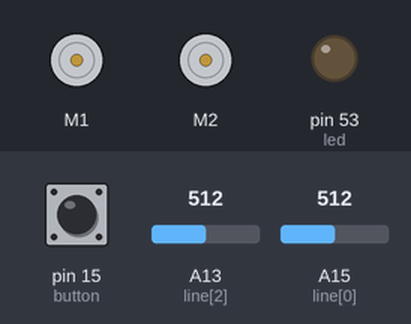
A sketch run on a simulated Arduino Mega 2560, built with avr-gcc and run on an emulated ATmega2560. On the bench: 2 × DC motor (green arrow = forward, orange = backward, longer = faster), output pins drawn as LEDs (lit = HIGH). Inputs (shaded band) come from the test bench; at power-on: pin 15 (button) HIGH, A15 (line[0]) = 512, A13 (line[2]) = 512.

Above: at 0.8 s.
0.9 s: pin 15 (button) pulled LOW for 0.15 s
At 2.1 s:
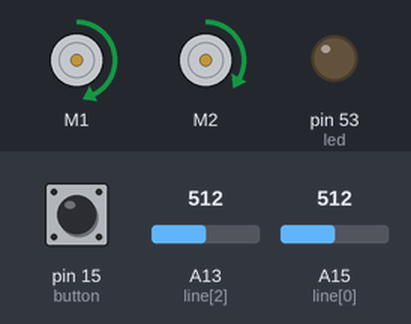
2.9 s: A15 (line[0]) set to 527
At 3.3 s:
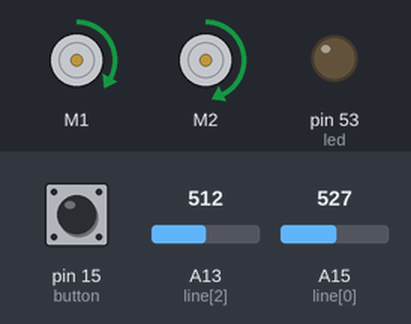
4.4 s: A15 (line[0]) set to 511
At 5.6 s:
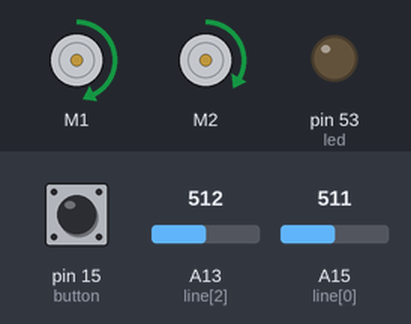
5.9 s: A15 (line[0]) set to 716
At 6.7 s:
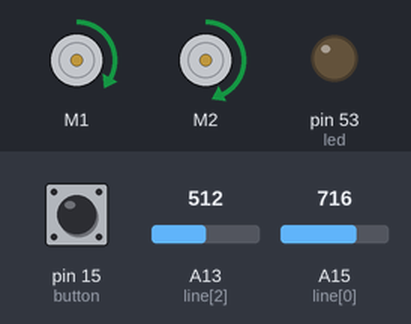
Timing chart, 0 to 8.4 s (numbered marks = the images above; inputs shaded):
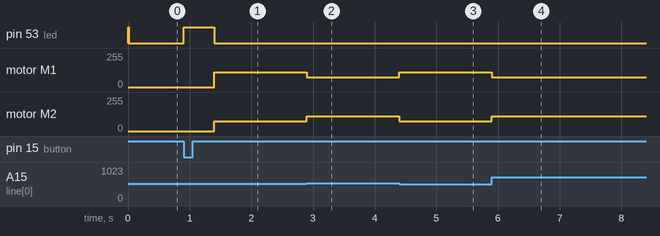

The sketch:

line_follower.ino
```cpp
#include <AFMotor.h> // Подключаем библиотеку для работы с Motor Shield L293D

// Придумываем имена моторам и объявляем клеммники к которым они подсоединены
AF_DCMotor motor_left(1);
AF_DCMotor motor_right(2);

byte line[] = {A15, A14, A13},
              button = 15,
              led = 53,
              encoder_left = 19,
              encoder_right = 20;

void setup()
{
  Serial.begin(9600);
  for (int i = 0; i < 3; i++)
    pinMode(line[i], INPUT);
  pinMode(led, OUTPUT);
  pinMode(button, INPUT_PULLUP);

  motor_left.run(FORWARD);
  motor_right.run(FORWARD);


  while (!true) {
    int left = analogRead(line[0]), right = analogRead(line[2]);
    Serial.print(left);
    Serial.print(" ");
    Serial.println(right);
  }

  digitalWrite(led, HIGH);
  delay(10);
  digitalWrite(led, LOW);

  while (digitalRead(button));
  digitalWrite(led, HIGH);
  delay(500);

}

void gas_left(int sp)
{
  if (sp > 0)
  {
    motor_left.run(FORWARD);
    motor_left.setSpeed(sp);
  }
  else
  {
    motor_left.run(BACKWARD);
    motor_left.setSpeed(-sp);
  }
}

void gas_right(int sp)
{
  if (sp > 0)
  {
    motor_right.run(FORWARD);
    motor_right.setSpeed(sp);
  }
  else
  {
    motor_right.run(BACKWARD);
    motor_right.setSpeed(-sp);
  }
}

int speed = 110, rotate_speed = 100;
bool last_max = 0;
void loop()
{
  int left = analogRead(line[0]), right = analogRead(line[2]);
  digitalWrite(led, LOW);
  if (left < 100 && right < 100)
  {
    digitalWrite(led, HIGH);
    if (last_max)
    {
      gas_left(rotate_speed);
      gas_right(-rotate_speed);
    }
    else
    {
      gas_left(-rotate_speed);
      gas_right(rotate_speed);
    }
  }
  else
  {
    if (left > right)
    {
      gas_left(speed / 1.5);
      gas_right(speed);
    }
    else
    {
      gas_left(speed);
      gas_right(speed / 1.5);
    }
    last_max = right > left;
  }
  delay(1);
}
```

Measured:
- after the input at 0.9 s, pin 53 (led): LOW → HIGH at once, → LOW 0.50 s later; motor M1: stopped → forward 110/255 after 0.50 s; motor M2: stopped → forward 73/255 after 0.50 s
- after the input at 2.9 s, motor M1: forward 110/255 → forward 73/255 at once; motor M2: forward 73/255 → forward 110/255 at once
- after the input at 4.4 s, motor M1: forward 73/255 → forward 110/255 at once; motor M2: forward 110/255 → forward 73/255 at once
- after the input at 5.9 s, motor M1: forward 110/255 → forward 73/255 at once; motor M2: forward 73/255 → forward 110/255 at once
